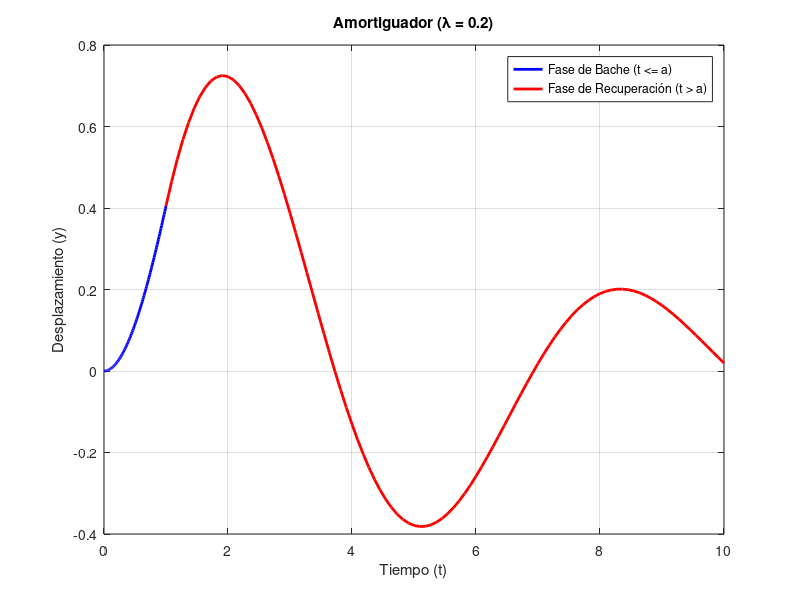

The MATLAB script that drew this image:
% CLASE 1: El amortiguadoe 

L = 0.2; % El valor del parametro lambda
a = 1; % Longitud del bache 

mu1 = -L + sqrt(L^2-1); % Los autovalores de A 
mu2 = -L - sqrt(L^2-1); 

% Solucion para t in [0,a]
C1 = -mu2/(mu2 - mu1);
C2= mu1/(mu2 - mu1);
t1 = linspace(0, a, 100); 
y1 = C1 * exp(mu1 * t1) + C2 * exp(mu2 * t1) + 1; 

% Solucion para t > a 
y0 = C1 * exp(mu1 * a) + C2 * exp(mu2 * a) + 1; % Condiciones iniciales
u0 = mu1 * C1 * exp(mu1 * a) + mu2 * C2 * exp(mu2 * a); 
D = [1 1; mu1 mu2] \ [y0; u0]; % Las constantes

t2 = linspace(a, 10, 100);
y2 = D(1) * exp(mu1 * (t2 - a)) + D(2) * exp(mu2 * (t2 - a));

%% COMENTARIO: 
% Dado que el parámetro de amortiguamiento es L = 0.2 < 1, 
% el sistema es subamortiguado, lo que genera autovalores complejos. 
% Aunque la solución analítica resultante es puramente real 
% (ya que representa un desplazamiento físico), 
% el cálculo numérico genera componentes imaginarias infinitesimales debido
% a la precisión de redondeo. Por ello, se toma la parte real de la solución 
% para la representación gráfica. 

% Grafica 
plot(t1, real(y1), 'b', 'LineWidth', 2)
hold on
plot(t2, real(y2), 'r', 'LineWidth', 2)
grid on 
legend('Fase de Bache (t <= a)', 'Fase de Recuperación (t > a)')
xlabel('Tiempo (t)')
ylabel('Desplazamiento (y)')
title(['Amortiguador (\lambda = ', num2str(L), ')'])
